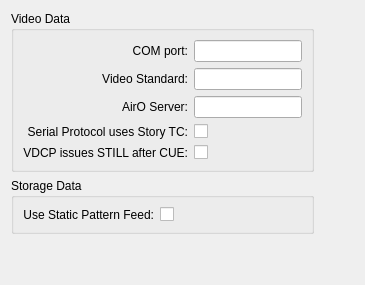
      <widget class="QWidget" name="video_panel">
       <attribute name="title">
        <string>Video</string>
       </attribute>
       <layout class="QHBoxLayout" name="horizontalLayout_3">
        <item>
         <layout class="QVBoxLayout" name="verticalLayout_9">
          <item>
           <widget class="QGroupBox" name="videodata_group">
            <property name="title">
             <string>Video Data</string>
            </property>
            <layout class="QFormLayout" name="formLayout_8">
             <property name="labelAlignment">
              <set>Qt::AlignRight|Qt::AlignTrailing|Qt::AlignVCenter</set>
             </property>
             <item row="0" column="0">
              <widget class="QLabel" name="label1">
               <property name="text">
                <string>COM port:</string>
               </property>
               <property name="alignment">
                <set>Qt::AlignRight|Qt::AlignTrailing|Qt::AlignVCenter</set>
               </property>
              </widget>
             </item>
             <item row="0" column="1">
              <widget class="QLineEdit" name="text1"/>
             </item>
             <item row="1" column="0">
              <widget class="QLabel" name="label2">
               <property name="text">
                <string>Video Standard:</string>
               </property>
               <property name="alignment">
                <set>Qt::AlignRight|Qt::AlignTrailing|Qt::AlignVCenter</set>
               </property>
              </widget>
             </item>
             <item row="1" column="1">
              <widget class="QLineEdit" name="text2"/>
             </item>
             <item row="2" column="0">
              <widget class="QLabel" name="label3">
               <property name="text">
                <string>AirO Server:</string>
               </property>
               <property name="alignment">
                <set>Qt::AlignRight|Qt::AlignTrailing|Qt::AlignVCenter</set>
               </property>
              </widget>
             </item>
             <item row="2" column="1">
              <widget class="QLineEdit" name="text3"/>
             </item>
             <item row="3" column="0">
              <widget class="QLabel" name="label4">
               <property name="text">
                <string>Serial Protocol uses Story TC:</string>
               </property>
               <property name="alignment">
                <set>Qt::AlignRight|Qt::AlignTrailing|Qt::AlignVCenter</set>
               </property>
              </widget>
             </item>
             <item row="3" column="1">
              <widget class="QCheckBox" name="story_tc_box"/>
             </item>
             <item row="4" column="0">
              <widget class="QLabel" name="label5">
               <property name="text">
                <string>VDCP issues STILL after CUE:</string>
               </property>
               <property name="alignment">
                <set>Qt::AlignRight|Qt::AlignTrailing|Qt::AlignVCenter</set>
               </property>
              </widget>
             </item>
             <item row="4" column="1">
              <widget class="QCheckBox" name="still_cue_box"/>
             </item>
            </layout>
           </widget>
          </item>
          <item>
           <widget class="QGroupBox" name="storagedata_group">
            <property name="title">
             <string>Storage Data</string>
            </property>
            <layout class="QFormLayout" name="formLayout_9">
             <property name="fieldGrowthPolicy">
              <enum>QFormLayout::AllNonFixedFieldsGrow</enum>
             </property>
             <property name="labelAlignment">
              <set>Qt::AlignRight|Qt::AlignTrailing|Qt::AlignVCenter</set>
             </property>
             <item row="0" column="0">
              <widget class="QLabel" name="label1_2">
               <property name="text">
                <string>Use Static Pattern Feed:</string>
               </property>
               <property name="alignment">
                <set>Qt::AlignRight|Qt::AlignTrailing|Qt::AlignVCenter</set>
               </property>
              </widget>
             </item>
             <item row="0" column="1">
              <widget class="QCheckBox" name="use_pattern_feed"/>
             </item>
            </layout>
           </widget>
          </item>
          <item>
           <spacer name="verticalSpacer_4">
            <property name="orientation">
             <enum>Qt::Vertical</enum>
            </property>
            <property name="sizeHint" stdset="0">
             <size>
              <width>20</width>
              <height>40</height>
             </size>
            </property>
           </spacer>
          </item>
         </layout>
        </item>
        <item>
         <spacer name="horizontalSpacer_2">
          <property name="orientation">
           <enum>Qt::Horizontal</enum>
          </property>
          <property name="sizeHint" stdset="0">
           <size>
            <width>40</width>
            <height>20</height>
           </size>
          </property>
         </spacer>
        </item>
       </layout>
      </widget>
